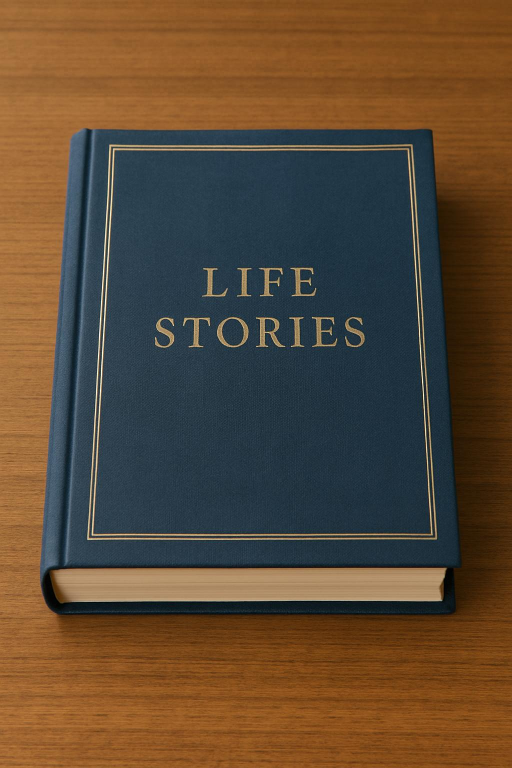
#> input picture resources/book_with_text_on_desk.jpg, 1024 x 1536 px (shown at 1/2 size)
$ python read_image.py
#> lines starting #> are read from the running program, lines starting #| are printed output that depends on the picture
import cv2
import os


# Read image from disk
img = cv2.imread("resources/book_with_text_on_desk.jpg")
#> img is the input picture: shape (1536, 1024, 3); mean B, G, R 52.8, 73.1, 92.5

# Resize the image size to the desired one
frame_width = 640
frame_height = 580
img = cv2.resize(img, (frame_width, frame_height))
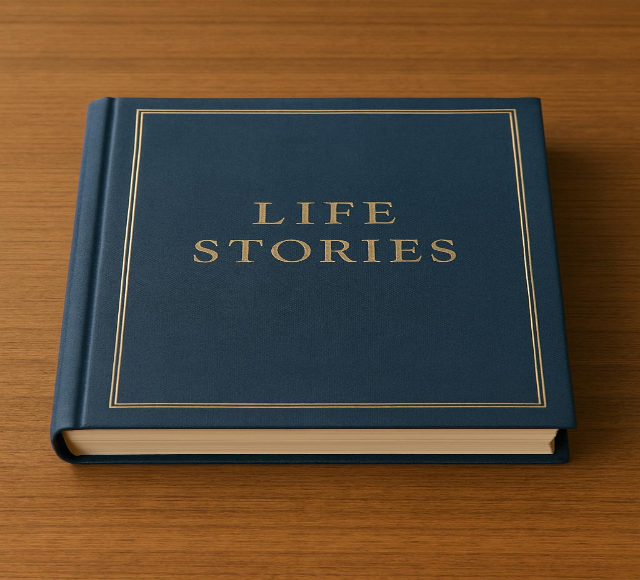
#> img: shape (580, 640, 3); mean B, G, R 52.7, 73, 92.3

# Set the path where you want to save the image
save_dir = 'resources/output_images'
filename = 'saved_img.jpg'

# Create directory if it doesn't exist
if not os.path.exists(save_dir):
    os.makedirs(save_dir)

# Full path to save image
save_path = os.path.join(save_dir, filename)

# Save image
cv2.imwrite(save_path, img)

# Show the resized image
cv2.imshow("Resized image", img)
cv2.waitKey(0)
